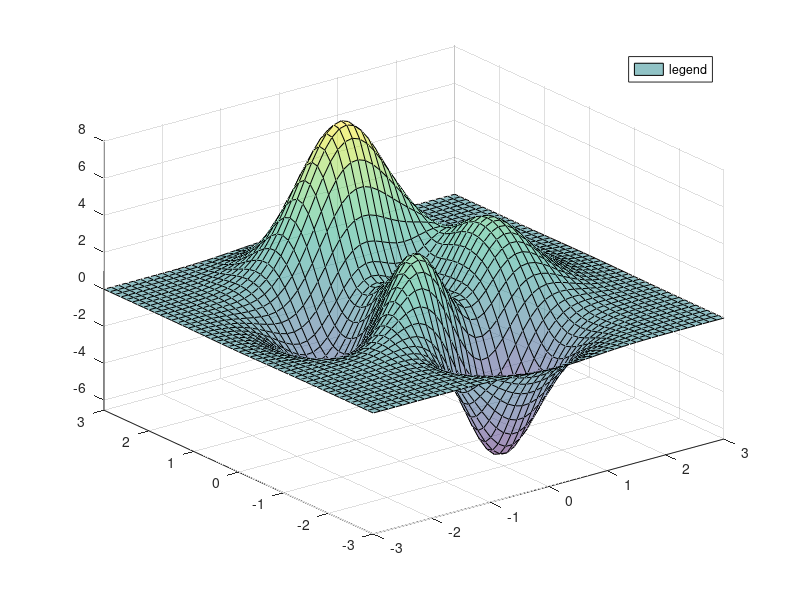

MATLAB code to generate this figure: (Note: this script raises an error after producing the figure.)
%% Preamble -- not to appear in userguide
hfig = figure;
set(hfig,'units','centimeters','NumberTitle','off','Name','ex16');
pos = get(hfig,'position');
set(hfig,'position',[pos(1:2),8,6]);
%% Everything below appears in userguide
peaks;
hs = get(gca,'children');
set(hs,'facealpha',0.5);
hl=legend('legend');
set(hl,'location','northeast');
matlabfrag('graphics/ex16','renderer','opengl','dpi',720);
%% The following is excluded from userguide